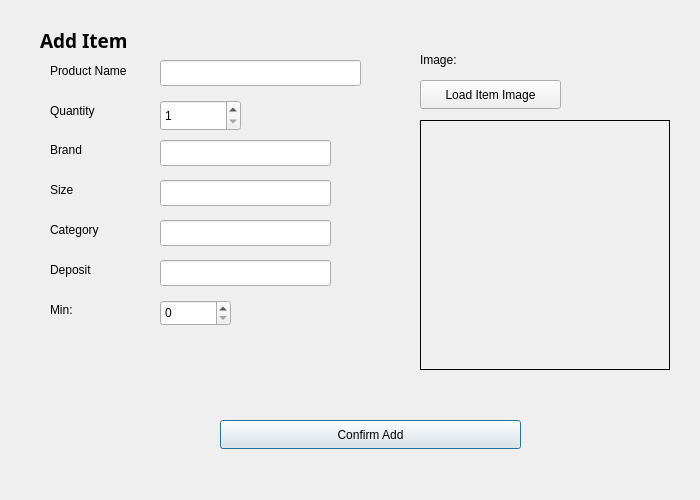
<?xml version="1.0" encoding="UTF-8"?>
<ui version="4.0">
 <class>AddItemDialogue</class>
 <widget class="QDialog" name="AddItemDialogue">
  <property name="geometry">
   <rect>
    <x>0</x>
    <y>0</y>
    <width>700</width>
    <height>500</height>
   </rect>
  </property>
  <property name="minimumSize">
   <size>
    <width>600</width>
    <height>500</height>
   </size>
  </property>
  <property name="maximumSize">
   <size>
    <width>700</width>
    <height>500</height>
   </size>
  </property>
  <property name="windowTitle">
   <string>Add Item</string>
  </property>
  <widget class="QLabel" name="lblName">
   <property name="geometry">
    <rect>
     <x>50</x>
     <y>60</y>
     <width>121</width>
     <height>21</height>
    </rect>
   </property>
   <property name="text">
    <string>Product Name</string>
   </property>
  </widget>
  <widget class="QLineEdit" name="txtProductName">
   <property name="geometry">
    <rect>
     <x>160</x>
     <y>60</y>
     <width>201</width>
     <height>26</height>
    </rect>
   </property>
  </widget>
  <widget class="QLabel" name="lblQuantity">
   <property name="geometry">
    <rect>
     <x>50</x>
     <y>100</y>
     <width>121</width>
     <height>21</height>
    </rect>
   </property>
   <property name="text">
    <string>Quantity</string>
   </property>
  </widget>
  <widget class="QSpinBox" name="sbQuantity">
   <property name="geometry">
    <rect>
     <x>160</x>
     <y>100</y>
     <width>81</width>
     <height>31</height>
    </rect>
   </property>
   <property name="minimum">
    <number>1</number>
   </property>
   <property name="maximum">
    <number>999</number>
   </property>
  </widget>
  <widget class="QLabel" name="lbl">
   <property name="geometry">
    <rect>
     <x>420</x>
     <y>50</y>
     <width>63</width>
     <height>20</height>
    </rect>
   </property>
   <property name="text">
    <string>Image:</string>
   </property>
  </widget>
  <widget class="QLabel" name="lblImage">
   <property name="geometry">
    <rect>
     <x>420</x>
     <y>120</y>
     <width>250</width>
     <height>250</height>
    </rect>
   </property>
   <property name="frameShape">
    <enum>QFrame::Shape::Panel</enum>
   </property>
   <property name="text">
    <string/>
   </property>
  </widget>
  <widget class="QPushButton" name="btnConfirmAdd">
   <property name="geometry">
    <rect>
     <x>220</x>
     <y>420</y>
     <width>301</width>
     <height>29</height>
    </rect>
   </property>
   <property name="text">
    <string>Confirm Add</string>
   </property>
  </widget>
  <widget class="QPushButton" name="btnLoadImage">
   <property name="geometry">
    <rect>
     <x>420</x>
     <y>80</y>
     <width>141</width>
     <height>29</height>
    </rect>
   </property>
   <property name="text">
    <string>Load Item Image</string>
   </property>
  </widget>
  <widget class="QLabel" name="lblBrand">
   <property name="geometry">
    <rect>
     <x>50</x>
     <y>140</y>
     <width>63</width>
     <height>20</height>
    </rect>
   </property>
   <property name="text">
    <string>Brand</string>
   </property>
  </widget>
  <widget class="QLineEdit" name="txtBrand">
   <property name="geometry">
    <rect>
     <x>160</x>
     <y>140</y>
     <width>171</width>
     <height>26</height>
    </rect>
   </property>
  </widget>
  <widget class="QLabel" name="lblBrand_2">
   <property name="geometry">
    <rect>
     <x>50</x>
     <y>180</y>
     <width>63</width>
     <height>20</height>
    </rect>
   </property>
   <property name="text">
    <string>Size</string>
   </property>
  </widget>
  <widget class="QLabel" name="lblBrand_3">
   <property name="geometry">
    <rect>
     <x>50</x>
     <y>220</y>
     <width>63</width>
     <height>20</height>
    </rect>
   </property>
   <property name="text">
    <string>Category</string>
   </property>
  </widget>
  <widget class="QLabel" name="lblBrand_4">
   <property name="geometry">
    <rect>
     <x>50</x>
     <y>260</y>
     <width>63</width>
     <height>20</height>
    </rect>
   </property>
   <property name="text">
    <string>Deposit</string>
   </property>
  </widget>
  <widget class="QLineEdit" name="txtSize">
   <property name="geometry">
    <rect>
     <x>160</x>
     <y>180</y>
     <width>171</width>
     <height>26</height>
    </rect>
   </property>
  </widget>
  <widget class="QLineEdit" name="txtCategory">
   <property name="geometry">
    <rect>
     <x>160</x>
     <y>220</y>
     <width>171</width>
     <height>26</height>
    </rect>
   </property>
  </widget>
  <widget class="QLineEdit" name="txtDeposit">
   <property name="geometry">
    <rect>
     <x>160</x>
     <y>260</y>
     <width>171</width>
     <height>26</height>
    </rect>
   </property>
  </widget>
  <widget class="QSpinBox" name="sbMinimumStock">
   <property name="geometry">
    <rect>
     <x>160</x>
     <y>300</y>
     <width>71</width>
     <height>26</height>
    </rect>
   </property>
  </widget>
  <widget class="QLabel" name="lblBrand_5">
   <property name="geometry">
    <rect>
     <x>50</x>
     <y>300</y>
     <width>63</width>
     <height>20</height>
    </rect>
   </property>
   <property name="text">
    <string>Min:</string>
   </property>
  </widget>
  <widget class="QLabel" name="lblName_2">
   <property name="geometry">
    <rect>
     <x>40</x>
     <y>30</y>
     <width>121</width>
     <height>21</height>
    </rect>
   </property>
   <property name="font">
    <font>
     <family>Century Gothic</family>
     <pointsize>14</pointsize>
     <bold>true</bold>
    </font>
   </property>
   <property name="text">
    <string>Add Item</string>
   </property>
  </widget>
 </widget>
 <resources/>
 <connections/>
</ui>
